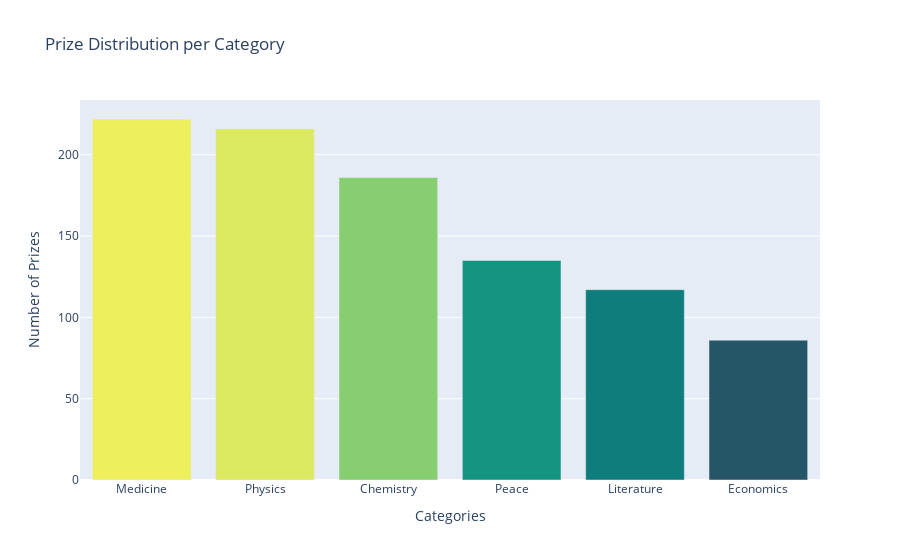

Write notebook code for a chart like this one.
### Code cell
category_bar = px.bar(prizes_per_category,
                      x=prizes_per_category.index,
                      y=prizes_per_category.values,
                      title="Prize Distribution per Category",
                      color=prizes_per_category.values,
                      color_continuous_scale="Aggrnyl",
                      hover_name=prizes_per_category.index)

category_bar.update_layout(xaxis_title="Categories", yaxis_title="Number of Prizes", coloraxis_showscale=False)

category_bar.show()

### Figure 1 — Plotly figure (JSON) as saved in the notebook; plotly's stock layout.template omitted (floating-point values rounded to 4 significant figures)
{"data": [{"hovertemplate": "<b>%{hovertext}</b><br><br>category=%{x}<br>y=%{y}<br>color=%{marker.color}<extra></extra>", "hovertext": ["Medicine", "Physics", "Chemistry", "Peace", "Literature", "Economics"], "legendgroup": "", "marker": {"color": [222, 216, 186, 135, 117, 86], "coloraxis": "coloraxis", "pattern": {"shape": ""}}, "name": "", "orientation": "v", "showlegend": false, "textposition": "auto", "type": "bar", "x": ["Medicine", "Physics", "Chemistry", "Peace", "Literature", "Economics"], "xaxis": "x", "y": [222, 216, 186, 135, 117, 86], "yaxis": "y"}], "layout": {"barmode": "relative", "coloraxis": {"colorbar": {"title": {"text": "color"}}, "colorscale": [[0, "rgb(36, 86, 104)"], [0.1667, "rgb(15, 114, 121)"], [0.3333, "rgb(13, 143, 129)"], [0.5, "rgb(57, 171, 126)"], [0.6667, "rgb(110, 197, 116)"], [0.8333, "rgb(169, 220, 103)"], [1, "rgb(237, 239, 93)"]], "showscale": false}, "legend": {"tracegroupgap": 0}, "title": {"text": "Prize Distribution per Category"}, "xaxis": {"anchor": "y", "domain": [0, 1], "title": {"text": "Categories"}}, "yaxis": {"anchor": "x", "domain": [0, 1], "title": {"text": "Number of Prizes"}}}}
